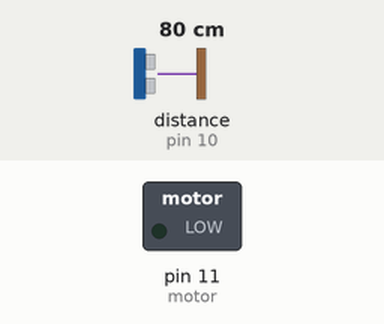
Simulated run of this sketch. Board: Arduino Uno, built with avr-gcc and run on an emulated ATmega328P. On the bench: switched loads named in the sketch (green lamp = pin HIGH). Wiring (inferred from the names in the program): ultrasonic range finder: trigger pin 9; echo pin 10. The test bench sets the inputs (shaded band); at power-on: distance to the obstacle (sensor on pin 10) 80 cm. The echo pulse lasts 58.3 µs per cm; pins used as bus, display or sensor lines are not drawn.

Above: at 1.2 s.
1.3 s: distance to the obstacle (sensor on pin 10) set to 96 cm
2.8 s: distance to the obstacle (sensor on pin 10) set to 105 cm
At 3.6 s:
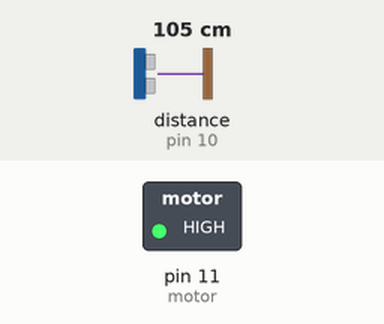
4.3 s: distance to the obstacle (sensor on pin 10) set to 2 cm
At 5.5 s:
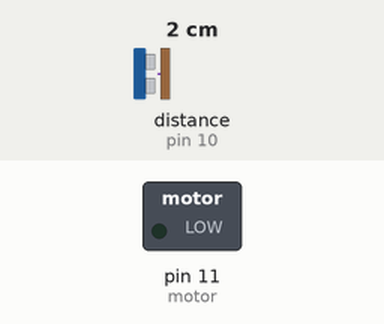
5.8 s: distance to the obstacle (sensor on pin 10) set to 120 cm
At 7.1 s:
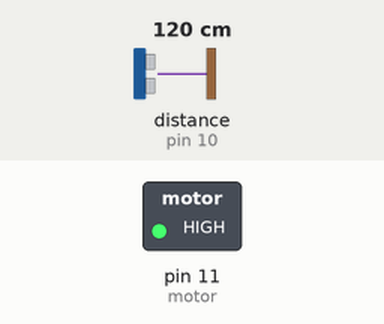
Timing chart, 0 to 8.3 s (numbered marks = the images above; inputs shaded):
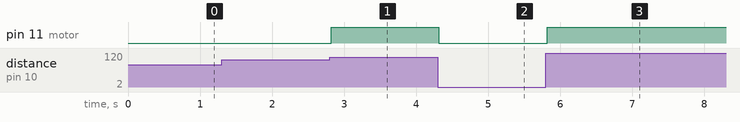

Measured:
- the behaviour switches between 100 and 101 cm on distance to the obstacle (sensor on pin 10) (found by bisection; images 0 and 1)
- after the input at 1.3 s, every drawn part: stays the same
- after the input at 2.8 s, pin 11 (motor): LOW → HIGH at once
- after the input at 4.3 s, pin 11 (motor): HIGH → LOW at once
- after the input at 5.8 s, pin 11 (motor): LOW → HIGH at once

The sketch:

cool_stantia_fyyran1.ino
```cpp
int trigPin = 9;
int echoPin = 10;
int motor =11;


void setup()
{
   Serial.begin(9600);
   pinMode(motor, OUTPUT);
   pinMode(trigPin, OUTPUT);
   pinMode(echoPin, INPUT);

}

void loop()
{
  double duration, distance;
  digitalWrite(trigPin,HIGH);
  digitalWrite(trigPin, LOW);
  duration=pulseIn(echoPin, HIGH);
  distance =(duration/2)/29.1;
  delay(10);

 if((distance<=100))
   {
    digitalWrite(motor, LOW);

   }

   else if(distance>100)

   {

     digitalWrite(motor, HIGH);
   }
}
```
